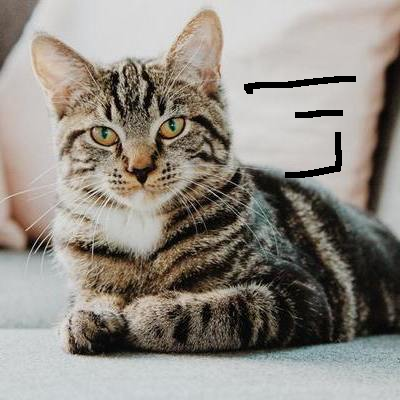
#> input picture ImageInpainting/Image/cat_damaged.png, 400 x 400 px, found by its file name
$ jupyter execute inpainting.ipynb   (shell and % lines are left out)
#> lines starting #> are read from the running program, lines starting #| are printed output that depends on the picture; after the words box and inside, x2 and y2 are one past the last pixel; in counts of white or black regions, pixels touching at a corner belong together
[cell 1]
import cv2
import matplotlib.pyplot as plt

[cell 2]
img = cv2.imread('/content/drive/MyDrive/Projects/ImageInpainting/cat_damaged.png')
#> img is the input picture: shape (400, 400, 3); mean B, G, R 132.1, 139.8, 145.4
img = cv2.resize(img, None, fx=0.25, fy=0.25)
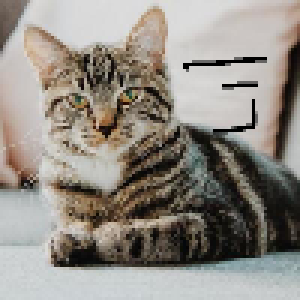
#> img: shape (100, 100, 3) (shown 3 times larger); mean B, G, R 132.3, 140, 145.6
mask = cv2.imread('/content/drive/MyDrive/Projects/ImageInpainting/cat_mask.png', 0)
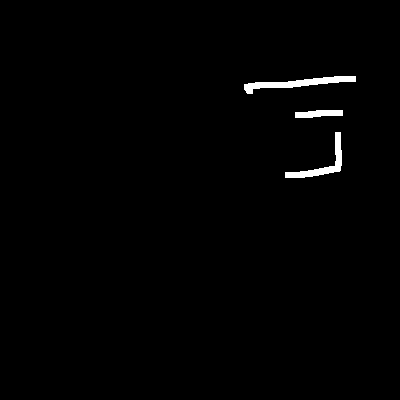
#> input picture ImageInpainting/Image/cat_mask.png, 400 x 400 px, found by its file name
#> mask: shape (400, 400); 1% white; 3 white regions, box (x1, y1, x2, y2) and area: (244, 76, 356, 94) 740, (285, 132, 342, 178) 579, (295, 110, 343, 118) 298
print(img.shape)
#| (100, 100, 3)
mask = cv2.resize(mask, (img.shape[1], img.shape[0]))
#> mask: shape (100, 100)
_, mask = cv2.threshold(mask, 128, 255, cv2.THRESH_BINARY)
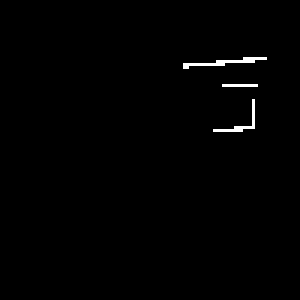
#> mask: shape (100, 100) (shown 3 times larger); 0.75% white in thin lines or dots, all inside (x1, y1, x2, y2) = (61, 19, 89, 44)
mask1 = cv2.bitwise_not(mask)
distort = cv2.bitwise_and(img, img, mask=mask1)

output1 = cv2.inpaint(distort, mask, 3, cv2.INPAINT_NS)
output2 = cv2.inpaint(distort, mask, 3, cv2.INPAINT_TELEA)

restored1 = img.copy()
restored2 = img.copy()
cv2.xphoto.inpaint(distort, mask1, restored1, cv2.xphoto.INPAINT_FSR_FAST)
cv2.xphoto.inpaint(distort, mask1, restored2, cv2.xphoto.INPAINT_FSR_BEST)

dst3 = cv2.cvtColor(restored1, cv2.COLOR_BGR2RGB)
dst4 = cv2.cvtColor(restored2, cv2.COLOR_BGR2RGB)
dst1 = cv2.cvtColor(output1, cv2.COLOR_BGR2RGB)
dst2 = cv2.cvtColor(output2, cv2.COLOR_BGR2RGB)
dst = cv2.cvtColor(distort, cv2.COLOR_BGR2RGB)
img1 = cv2.cvtColor(img, cv2.COLOR_BGR2RGB)

plt.figure(figsize=(15, 20))
plt.subplot(2, 3, 1)
plt.imshow(img1)
plt.subplot(2, 3, 2)
plt.imshow(dst)
plt.subplot(2, 3, 3)
plt.imshow(dst1)
plt.subplot(2, 3, 4)
plt.imshow(dst2)
plt.subplot(2, 3, 5)
plt.imshow(dst3)
plt.subplot(2, 3, 6)
plt.imshow(dst4)
